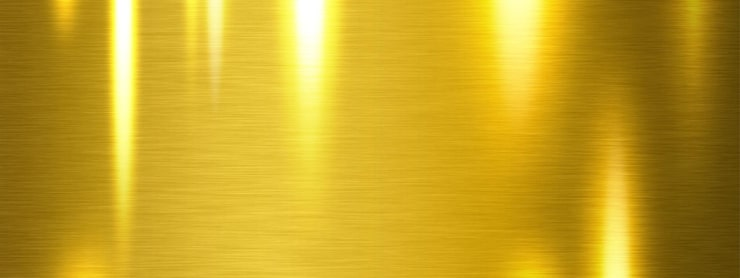
#> input picture assets/texturas/ouro-3-escovado.jpg, 740 x 278 px
$ python story_nativo_lib.py
#> lines starting #> are read from the running program, lines starting #| are printed output that depends on the picture
### shimmer_style.py
"""Shimmer visual identity.

Rules from the brand owner:
- caps: Cinzel, tight spacing, white, subtle shadow
- highlight word: Parisienne filled with the brand gold texture (pure, unaltered), discreet shadow
- caps sit left-aligned on top of the script word, forming one block
- no sparkles, shines or other artificial effects
- photos arrive already edited: no sharpening, no colour changes, no heavy crops; export at top quality
"""
import numpy as np
from PIL import Image, ImageDraw, ImageFont, ImageFilter

import os
_HERE = os.path.dirname(os.path.abspath(__file__))
S = os.path.join(_HERE, 'assets') + '/'                    # fonts live in assets/fonts (durable, in the repo)
# Brand gold textures chosen by Eliz (23/11/2026): always one of these three. Default: brushed gold (no watermark).
GOLD_TEXTURES = {'escovado': 'ouro-3-escovado.jpg', 'folha': 'ouro-2-folha.jpg', 'liquido': 'ouro-1-liquido.jpg'}
GOLD_TEX_PATH = os.path.join(_HERE, 'assets', 'texturas', GOLD_TEXTURES[os.environ.get('SHIMMER_OURO', 'escovado')])
GOLD_TEX = Image.open(GOLD_TEX_PATH).convert('RGB') if os.path.exists(GOLD_TEX_PATH) else None
#> GOLD_TEX is the input picture: PIL image 740x278 RGB; mean R, G, B 197.6, 162.6, 35.6
if GOLD_TEX is not None:
    # use the bright central part of the texture: its outer edges are dark and made the letter tips look black
    _w, _h = GOLD_TEX.size
    GOLD_TEX = GOLD_TEX.crop((int(_w * 0.14), 0, int(_w * 0.86), _h))
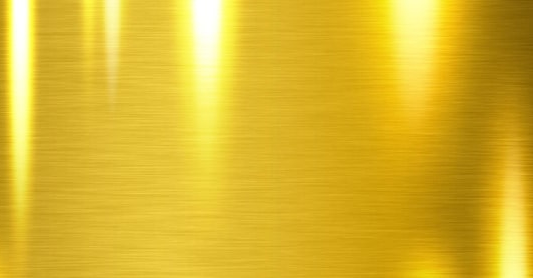
#> GOLD_TEX: PIL image 533x278 RGB; mean R, G, B 218.7, 183, 44.7
WHITE = (255, 253, 248)
CHAMPAGNE = np.array([212, 178, 108], np.float32)


def script_font(size):
    return ImageFont.truetype(S + 'fonts/Parisienne.ttf', size)


# [5 lines left out: function caps_font, not called in this run]


FEAT = ['lnum']  # lining figures: Cormorant's old-style 1 reads as 'i'


# [70 lines left out: functions _mask, _with_shadow, gold_text, white_text, paste, not called in this run]


def ink_size(layer_bb):
    bb = layer_bb[1]
    return bb[2] - bb[0], bb[3] - bb[1]


# [62 lines left out: functions title_block, cover, crop_native, save_hq, gold_fill, bottom_fade, not called in this run]


# ---- price block, as on the feed (Solitário Clássico post) ----
PRICE_COLOR = (132, 101, 46)     # solid brown-gold of "R$ 1.350"
LABEL_COLOR = (104, 93, 80)      # "À VISTA NO PIX"
PARCEL_COLOR = (112, 103, 93)    # "ou 10x de ... sem juros"
SPEC_COLOR = (164, 140, 104)     # spec line in Cinzel


# [29 lines left out: functions sans, solid_text, spec_line, price_block, not called in this run]

### story_nativo_lib.py
"""Small helpers shared by the Story/Reels scripts (emoji rendering)."""
import sys, os
sys.path.insert(0, os.path.dirname(os.path.abspath(__file__)))
from shimmer_style import *
from PIL import Image, ImageDraw, ImageFont

W, H = 1080, 1920
EMO = ImageFont.truetype('/usr/share/fonts/truetype/noto/NotoColorEmoji.ttf', 109)


def emoji(ch, size):
    im = Image.new('RGBA', (140, 140), (0, 0, 0, 0))
    ImageDraw.Draw(im).text((0, 0), ch, font=EMO, embedded_color=True)
    im = im.crop(im.getbbox())
    return im.resize((int(im.width * size / im.height), size), Image.LANCZOS)
